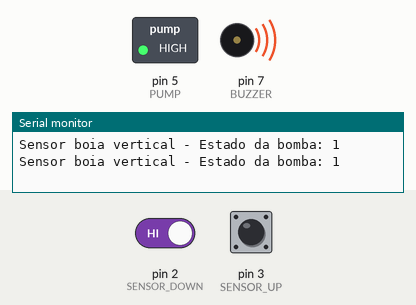
The sketch below on a simulated Arduino Uno, built with avr-gcc and run on an emulated ATmega328P. Parts: switched loads named in the sketch (green lamp = pin HIGH), buzzer (waves = sounding), the last lines printed to the serial monitor. The test bench sets the inputs (shaded band); at power-on: pin 2 (SENSOR_DOWN) HIGH, pin 3 (SENSOR_UP) HIGH.

Above: at 4.8 s.
4.9 s: pin 2 (SENSOR_DOWN) driven LOW
At 5.7 s:
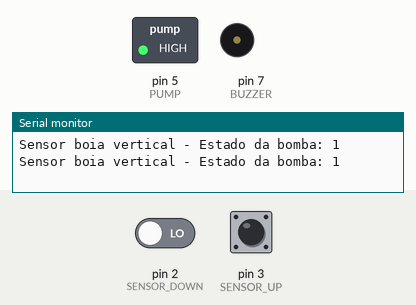
7.6 s: pin 3 (SENSOR_UP) driven LOW
At 13.0 s:
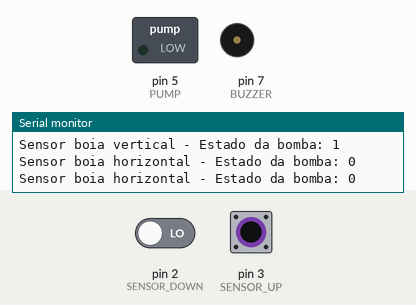
13.1 s: pin 3 (SENSOR_UP) driven HIGH
At 13.7 s:
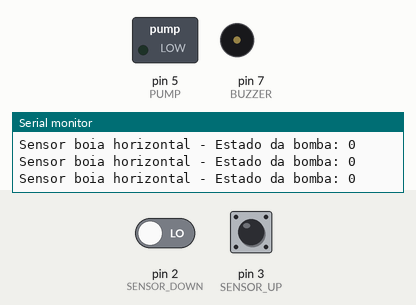
15.8 s: pin 2 (SENSOR_DOWN) driven HIGH
At 16.2 s:
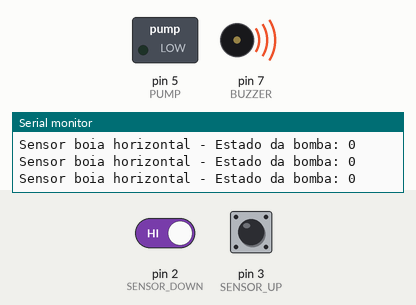
21.8 s: pin 3 (SENSOR_UP) pulsed LOW 2 times (0.12 s each, 0.3 s apart)
At 24.6 s:
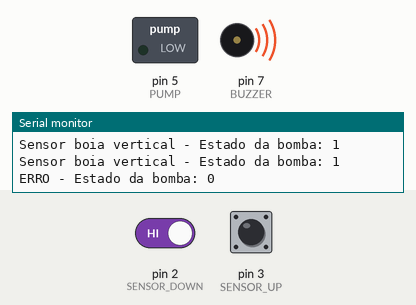
Timing chart, 0 to 26.3 s (numbered marks = the images above; inputs shaded):
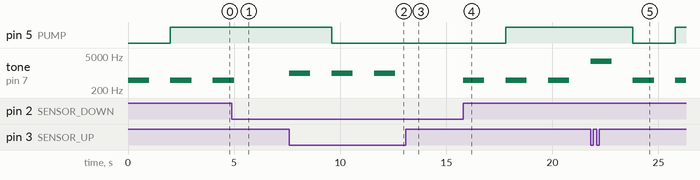

The sketch:

C_digo.ino
```cpp
#define SENSOR_UP 3
#define SENSOR_DOWN 2
#define BUZZER 7
#define PUMP 5
#define TIME 1000

unsigned long last_change = 0, now = 0;
bool s_up, s_down, state;

void setup() {
  Serial.begin(9600);
  pinMode(SENSOR_UP, INPUT_PULLUP);
  pinMode(SENSOR_DOWN, INPUT_PULLUP);
  pinMode(BUZZER, OUTPUT);
  pinMode(PUMP, OUTPUT);
}
void loop() {
  s_up = !digitalRead(SENSOR_UP); // LER OS SENSORES
  s_down = digitalRead(SENSOR_DOWN);
  //Serial.println(s_down);
 // delay(1000);
  if(s_up and s_down){ // CHECA OS SENSORES
    state = false;
    alarm(3000);
   Serial.print("ERRO - Estado da bomba: ");
   Serial.println(state);
  }else if(s_up){
    state = false;
    alarm(1000);
    Serial.print("Sensor boia horizontal - Estado da bomba: ");
    Serial.println(state);
}else if(s_down){
    state = true;
    alarm(500);
   Serial.print("Sensor boia vertical - Estado da bomba: ");
    Serial.println(state);
  }else{
    //state = false;
    //Serial.print("teste: ");
  //  Serial.println(state);
  }
  digitalWrite(PUMP, state);  // ACIONA BOMBA
}
void alarm(int val){  // CONTROLA O BUZZER
  // 3 - ERRO
  // 2 - VAZIO
  // 1 - CHEIO


 // for(int i=0; i<val; i++){
    //digitalWrite(BUZZER, HIGH);
    tone(BUZZER, val);
    delay(TIME);
    noTone(BUZZER);
    //digitalWrite(BUZZER, LOW);
    delay(TIME);
  //}
}
```

Measured:
- after the input at 4.9 s, tone on pin 7 (BUZZER): goes on until 5.0 s, then stays silent
- after the input at 7.6 s, pin 5 (PUMP): HIGH → LOW after 2.0 s; tone on pin 7 (BUZZER): alternates 1000 Hz for 1.0 s and silent for 1.0 s, starting at once
- after the input at 13.1 s, tone on pin 7 (BUZZER): stays silent (without the input it goes to 1000 Hz after 0.50 s)
- after the input at 15.8 s, pin 5 (PUMP): LOW → HIGH after 2.0 s; tone on pin 7 (BUZZER): alternates 500 Hz for 1.0 s and silent for 1.0 s, starting at once
- after the input at 21.8 s, pin 5 (PUMP): HIGH → LOW after 2.0 s, → HIGH 2.0 s later
- by itself, tone on pin 7 (BUZZER): alternates 500 Hz for 1.0 s and silent for 1.0 s
